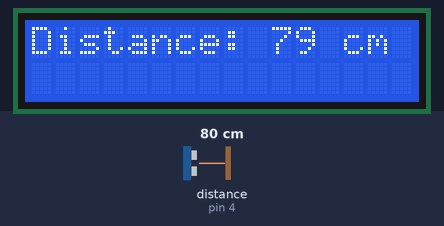
This sketch was run on a simulated Arduino Uno, built with avr-gcc and run on an emulated ATmega328P. On the bench: 16×2 character LCD. Wiring (inferred from the names in the program): ultrasonic range finder: trigger pin 3; echo pin 4. The inputs (shaded band) are chosen by the test bench; at power-on: distance to the obstacle (sensor on pin 4) 80 cm. The echo pulse lasts 58.3 µs per cm; what the sketch prints to the serial monitor is not drawn.

Above: at 3.2 s.
3.3 s: distance to the obstacle (sensor on pin 4) set to 299 cm
At 4.9 s:
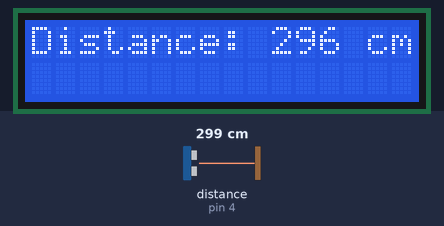
5.2 s: distance to the obstacle (sensor on pin 4) set to 2 cm
At 6.7 s:
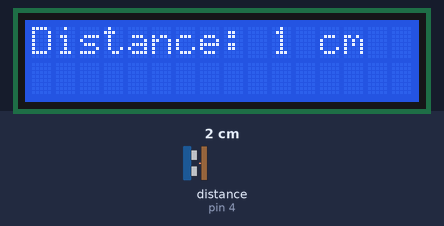
7.3 s: distance to the obstacle (sensor on pin 4) set to 4 cm
At 8.3 s:
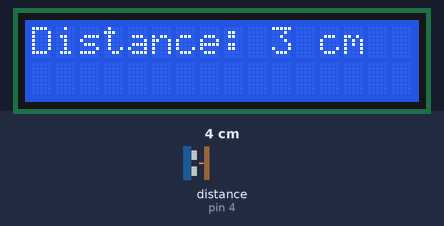
Timing chart, 0 to 10.3 s (numbered marks = the images above; inputs shaded):
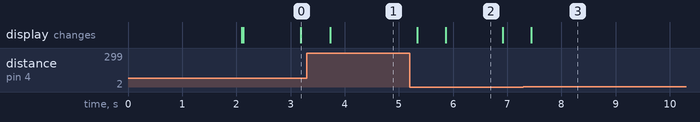

The sketch:

Ultrasonic_Distance_sensor_2.ino
```cpp
#include <Wire.h>
#include <LiquidCrystal_I2C.h>

// Pin connections for the HC-SR04 ultrasonic sensor
#define trigPin 3
#define echoPin 4

// Initialize the LCD with I2C address 0x27 (change if needed)
LiquidCrystal_I2C lcd(0x27, 16, 2);

void setup() {
  // Initialize the serial monitor and LCD
  Serial.begin(9600);
  lcd.begin(16, 2);
  lcd.backlight();

  // Set HC-SR04 pins
  pinMode(trigPin, OUTPUT);
  pinMode(echoPin, INPUT);

  // Display initial message on LCD
  lcd.setCursor(0, 0);
  lcd.print("Distance Sensor");
  lcd.setCursor(0, 1);
  lcd.print("Initializing...");
  delay(2000);  // Wait for 2 seconds
  lcd.clear();
}

void loop() {
  // Send a 10µs pulse to trigger the ultrasonic sensor
  digitalWrite(trigPin, LOW);
  delayMicroseconds(2);
  digitalWrite(trigPin, HIGH);
  delayMicroseconds(10);
  digitalWrite(trigPin, LOW);

  // Measure the time taken for the pulse to return
  long duration = pulseIn(echoPin, HIGH);

  // Calculate the distance based on the duration
  long distance = duration * 0.034 / 2;  // Speed of sound: 0.034 cm/us

  // Print the distance to the serial monitor
  Serial.print("Distance: ");
  Serial.print(distance);
  Serial.println(" cm");

  // Display the distance on the LCD (1st row)
  lcd.setCursor(0, 0);
  lcd.print("Distance: ");
  lcd.print(distance);
  lcd.print(" cm");

  // Clear the remaining part of the LCD row
  int len = String(distance).length() + 3;  // Account for the " cm" part
  for (int i = len; i < 16; i++) {    // Clear any remaining characters
    lcd.print(" ");
  }

  delay(500); // Wait for 0.5 seconds before updating
}
```

Measured:
- after the input at 3.3 s, the display: changes after 0.43 s (image 1)
- after the input at 5.2 s, the display: first changes after 0.14 s (image 2 shows a later state)
- after the input at 7.3 s, the display: changes after 0.14 s (image 3)
- what the display in image 2 shows lasts 1.0 s, from 5.9 s to 6.9 s
